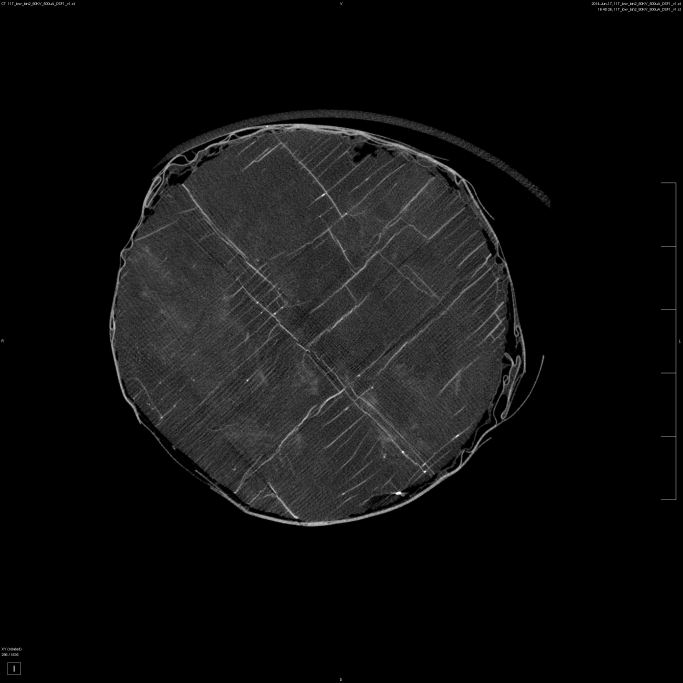
%> input picture breakpoint_method/external_librairies/solid_reconstruction/11Tpre (296).jpg, 2048 x 2048 px (shown at 1/3 size)
$ octave alignment_pre_post_can.m   (GNU Octave 9; MATLAB toolbox functions it lacks are replaced by stand-ins)
%> lines starting %> are read from the running program, lines starting %| are printed output that depends on the picture; in (x1, y1, x2, y2) boxes, pixels count from 0 and x2, y2 are one past the last pixel; in counts of white or black regions, pixels touching at a corner belong together; the program's own positions count from 1
%Align pre- and post for 2D case
clearvars;
close all;
  A= imread('11Tpre (296).jpg');
%> A is the input picture: size 2048x2048x3 uint8; min 0, max 255, mean 16.1
  A = rgb2gray (A);
%> A: size 2048x2048 uint8
         Ascan = A;
        subplot(2,3,1);
        Ascan = imcrop (Ascan,[345 390 1179 1179]); %cropping image to a 1180 x 1180
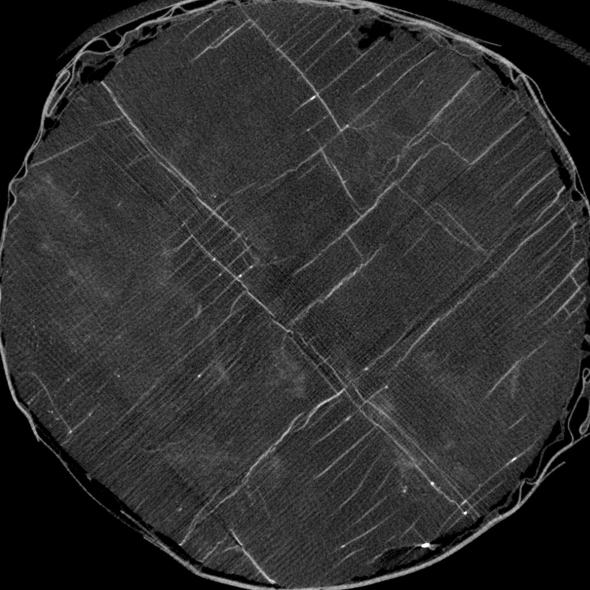
%> Ascan: size 1180x1180 uint8 (shown at 1/2 size); min 0, max 255, mean 46.2
        Ascan=imcrop(Ascan,[190 190 799 799]);
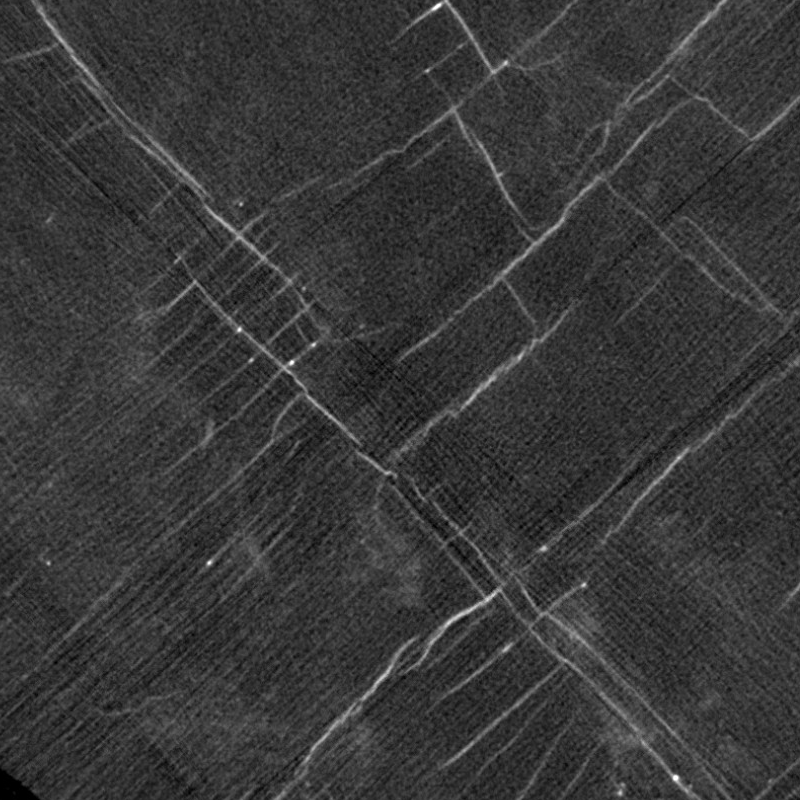
%> Ascan: size 800x800 uint8; min 0, max 255, mean 56
        imshow (Ascan);
        title('Pre scan');

  %[rowa cola]=find(A==255);
  A = im2bw(A, 0.4);
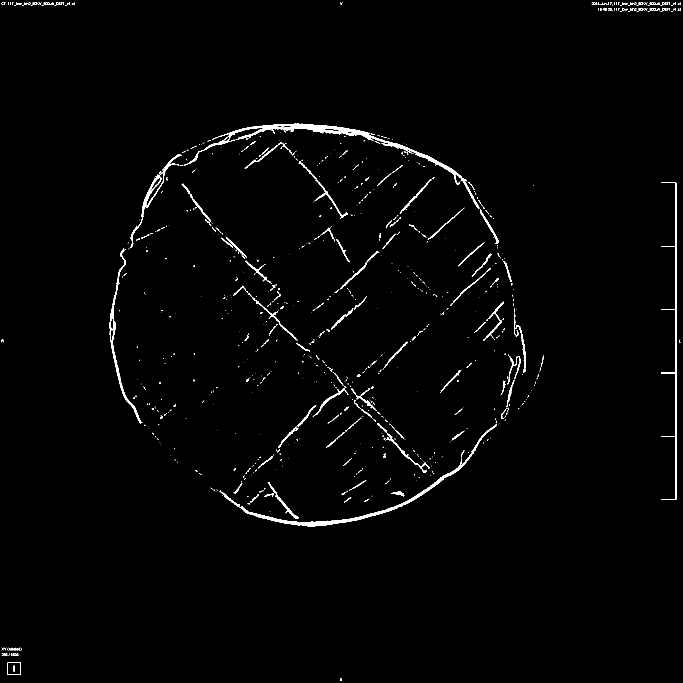
%> A: size 2048x2048 logical (shown at 1/3 size); 1.2% white; 1001 white regions (833 under 20 px), largest, box (x1, y1, x2, y2) and area: (552, 371, 1438, 626) 10127, (722, 1272, 1490, 1579) 6793, (329, 745, 427, 1271) 3058
  Abw=A;
  A = imcrop (A,[345 390 1179 1179]); %cropping image to a 1180 x 1180
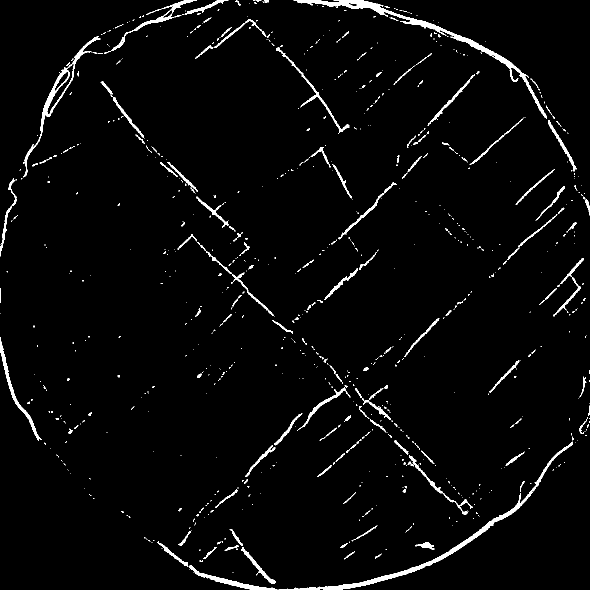
%> A: size 1180x1180 logical (shown at 1/2 size); 2.8% white; 817 white regions (661 under 20 px), largest, box (x1, y1, x2, y2) and area: (587, 0, 1094, 237) 5081, (557, 883, 1146, 1180) 4527, (47, 73, 201, 355) 2288
  %dilate
  seA = strel('disk',3);
  A = imdilate(A,seA);
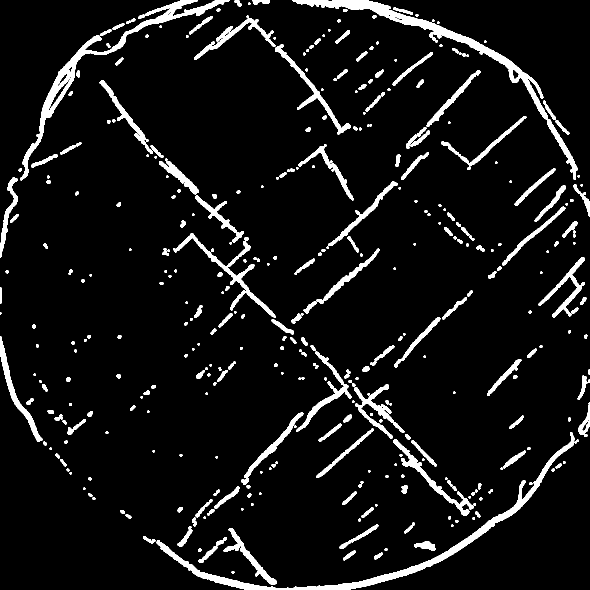
%> A: size 1180x1180 logical (shown at 1/2 size); 7.1% white; 363 white regions (1 under 20 px), largest, box (x1, y1, x2, y2) and area: (313, 864, 1149, 1180) 10529, (585, 0, 1155, 360) 10304, (40, 0, 459, 361) 8713

%> (the run ends here)

$ run again, with breakpoint_method/external_librairies/solid_reconstruction/11Tpost (272).jpg copied over breakpoint_method/external_librairies/solid_reconstruction/11Tpre (296).jpg
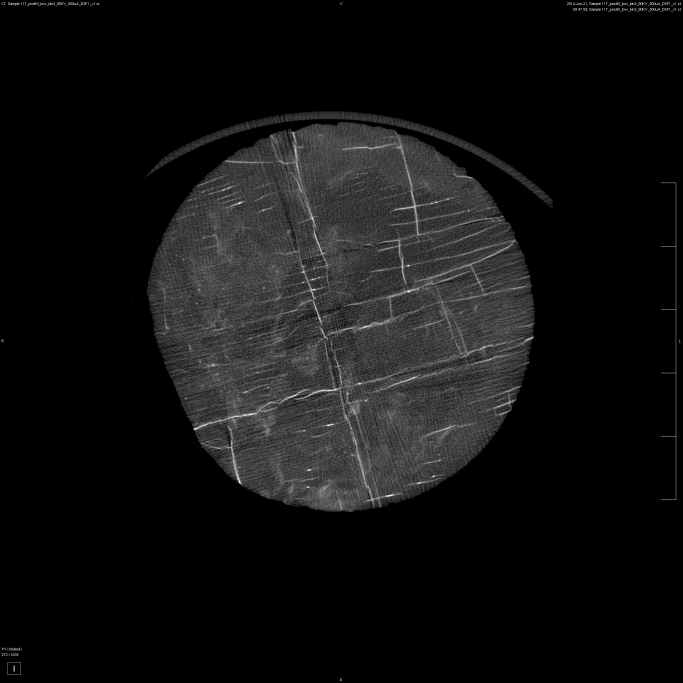
%> input picture breakpoint_method/external_librairies/solid_reconstruction/11Tpost (272).jpg, 2048 x 2048 px (shown at 1/3 size)
%> A is the input picture: size 2048x2048x3 uint8; min 0, max 255, mean 17.1
%> `A = im2bw(A, 0.4);`:
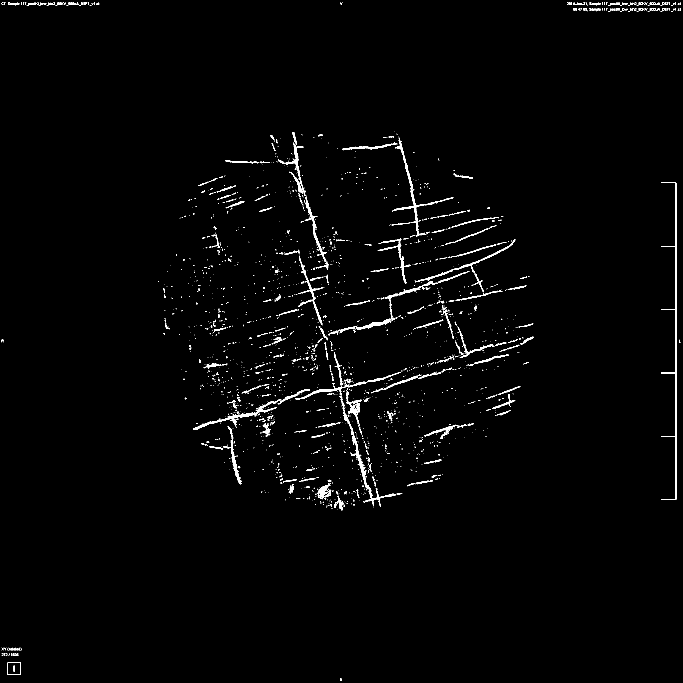
%> A: size 2048x2048 logical (shown at 1/3 size); 1.3% white; 2086 white regions (1820 under 20 px), largest, box (x1, y1, x2, y2) and area: (1028, 1221, 1188, 1521) 2474, (1176, 413, 1361, 708) 2409, (1983, 548, 2029, 1500) 2254
%> `A = imdilate(A,seA);`:
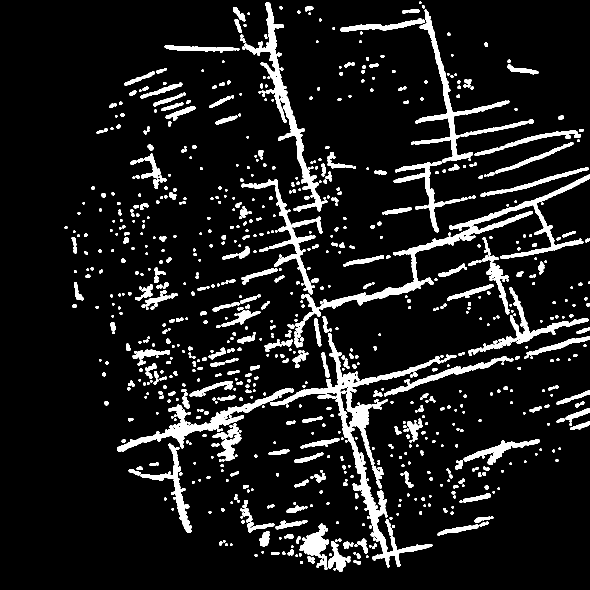
%> A: size 1180x1180 logical (shown at 1/2 size); 10% white; 839 white regions (1 under 20 px), largest, box (x1, y1, x2, y2) and area: (540, 666, 881, 1135) 14382, (591, 348, 1180, 667) 12187, (484, 5, 655, 423) 7881
